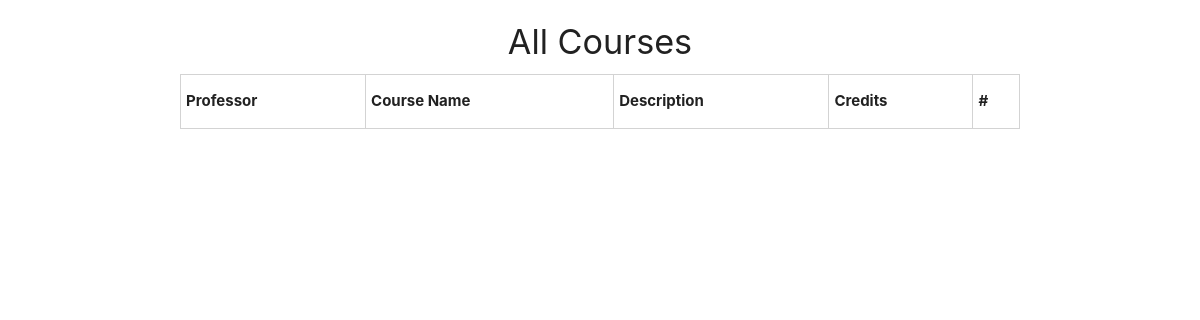
Before: /courses/ with the older database file.
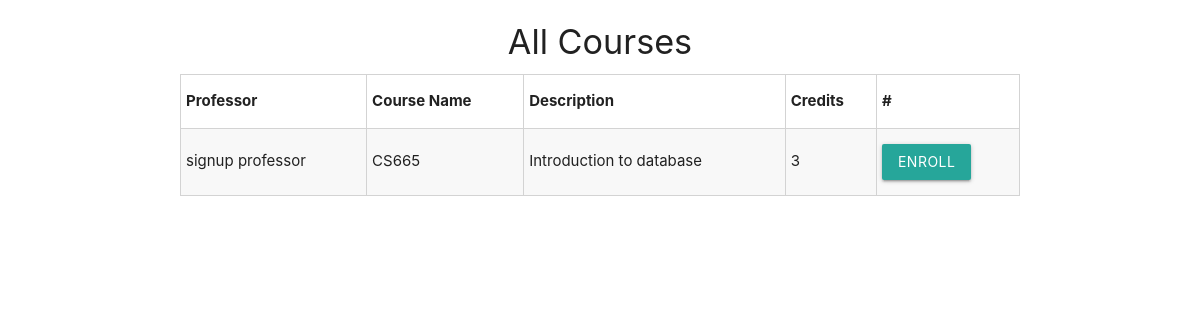
After: the same page with the newer database file.
### app/models.py (models this page shows, shortened)
class Course(models.Model):
    course_name = models.CharField(max_length=100)
    description = models.TextField()
    credits = models.IntegerField()
    professor = models.ForeignKey(Professor, on_delete=models.CASCADE)

class Professor(models.Model):
    last_name = models.CharField(max_length=100)
    first_name = models.CharField(max_length=100)
    email = models.EmailField(unique=True)
    department = models.CharField(max_length=100)

### app/views.py (the view)
# urls.py: path('courses/', courses_list, name='courses_list'),
def courses_list(request):
    courses = Course.objects.all()
    return render(request, 'courses_list.html', {'courses': courses})

### app/templates/courses_list.html (shortened to what this page needs)
<!DOCTYPE html>
<html lang="en">
<head>
    <link rel="stylesheet" href="https://cdnjs.cloudflare.com/ajax/libs/materialize/1.0.0/css/materialize.min.css">
</head>
<body>
    <div class="container">
        <h4 class="center">All Courses</h4>
        <table class="striped">
            <thead>
                <tr>
                    <th>Professor</th>
                    <th>Course Name</th>
                    <th>Description</th>
                    <th>Credits</th>
                    <th>#</th>
                </tr>
            </thead>
            <tbody>
                {% for course in courses %}
                <tr>
                    <td>{{ course.professor.first_name }} {{ course.professor.last_name }}</td>
                    <td>{{ course.course_name }}</td>
                    <td>{{ course.description }}</td>
                    <td>{{ course.credits }}</td>
                    <td>
                        <form method="post" action="{% url 'enroll_course' course.id %}">
                            <button type="submit" class="btn">Enroll</button>
                        </form>
                    </td>
                </tr>
                {% endfor %}
            </tbody>
        </table>
    </div>
</body>
</html>

Changed rows visible on the page:
added Course: professor.first_name "signup", professor.last_name "professor", course_name "CS665", description "Introduction to database", credits "3"
